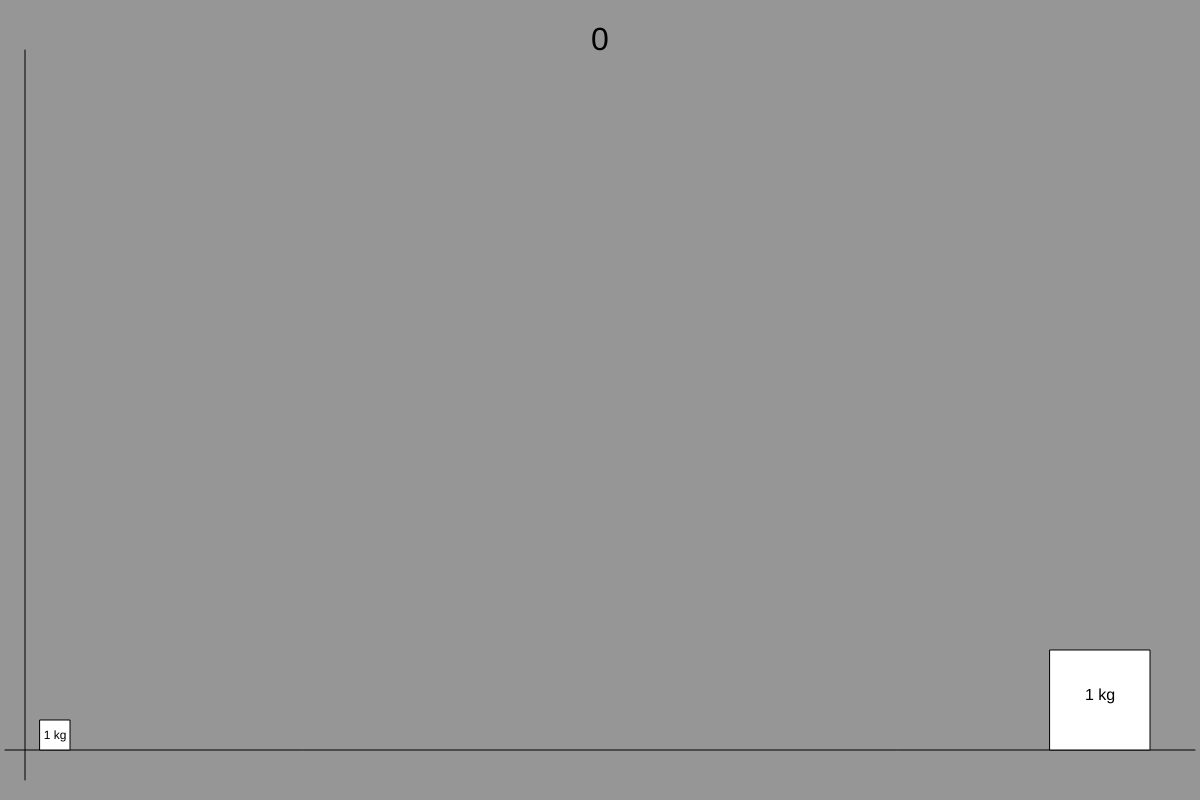
Frame 1 (no input)
Frame 60 (no input): identical to frame 1, image omitted
Frame 120 (the mouse pressed at the canvas centre since frame 60): identical to frame 1, image omitted

The p5.js sketch that drew this single still picture (run headless with seeded random() and noise() and a simulated clock; from frame 60 on, the mouse is pressed at the canvas centre):

// p5.js sketch
// ── sketch.js
let width, height, ctr, wall, ground, small_block, large_block;
let small_size, inputField, hint, button, weight_text, steps;
function setup() {
    width = innerWidth;
    height = innerHeight - 200;
    small_size = 30;
    large_size = 100;
    steps = 10;
    createCanvas(width, height);

    // Input Field
    inputField = createInput();
    inputField.position(width / 2, height + 50);
    inputField.value('1');

    hint = createElement('p', 'Number of digits of PI: ');
    hint.position(width / 2 - 180, height + 37);
    setAnimation();

    button = createButton('Play Animation')
    button.addClass('w3-btn w3-round-large w3-black w3-hover-teal');
    button.position(width / 2 - 50, height + 100);
    button.mousePressed(setAnimation);
}

function draw() {
    for (let i = 0; i < steps; i++) {
        background(150);
        wall.show();
        ground.show();

        checkCollisionBlockToBlock();
        checkCollisionWallToBlock();

        small_block.move();
        large_block.move();

        x1 = constrain(small_block.x, wall.x1 + small_size / 2, large_block.x, - (large_size / 2 + small_size / 2));
        x2 = constrain(large_block.x, x1 + (small_size / 2 + large_size / 2), 5000);

        small_block.show(x1);
        large_block.show(x2);

        weight_text.show();

        textSize(12);
        text('1 kg', x1, small_block.y + 4);

        fill(0);
        textSize(32);
        text(ctr, width / 2, 50);
    }
}

function setAnimation() {
    ctr = 0;
    large_block_weight = Math.pow(100, Number(inputField.value()) - 1);

    wall = new Wall(25, 50, 25, height - 20);
    ground = new Wall(5, height - 50, width - 5, height - 50);

    small_block = new Block(wall.x1 + 30, ground.y1 - small_size / 2, small_size, 1, 0);
    large_block = new Block(width - large_size, ground.y1 - large_size / 2, large_size, large_block_weight, 0);

    weight_text = new Text(`${large_block_weight} kg`, large_block);
}

function checkCollisionBlockToBlock() {
    if (small_block.x + small_size / 2 >= large_block.x - large_size / 2) {
        s = small_block.xSpeed;
        l = large_block.xSpeed;
        small_block.xSpeed = ((small_block.m - large_block.m) / (small_block.m + large_block.m)) * s + (2 * large_block.m * l / (small_block.m + large_block.m));
        large_block.xSpeed = ((large_block.m - small_block.m) / (small_block.m + large_block.m)) * l + (2 * small_block.m * s / (small_block.m + large_block.m));
        ctr++;
    }
}

function checkCollisionWallToBlock() {
    if (small_block.x - small_block.size / 2 <= wall.x1) {
        small_block.xSpeed *= -1;
        ctr++;
    }
}

class Block {
    constructor(x, y, size, m, xSpeed) {
        this.x = x;
        this.y = y;
        this.size = size;
        this.m = m;
        this.xSpeed = xSpeed;
    }

    show(constrian_x) {
        fill(255);
        rectMode(CENTER);
        rect(constrian_x, this.y, this.size, this.size);
    }

    move() {
        this.x += this.xSpeed;
    }
}

class Wall {
    constructor(x1, y1, x2, y2) {
        this.x1 = x1;
        this.x2 = x2;
        this.y1 = y1;
        this.y2 = y2;
    }

    show() {
        line(this.x1, this.y1, this.x2, this.y2);
    }
}

class Text {
    constructor(weight) {
        this.weight = weight;
    }

    show() {
        fill(0);
        textSize(16);
        textAlign(CENTER);
        text(this.weight, x2, large_block.y);
    }
}
